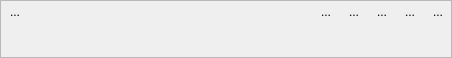
<?xml version="1.0" encoding="UTF-8"?>
<ui version="4.0">
 <class>CollapsibleWidget_UI</class>
 <widget class="QWidget" name="CollapsibleWidget_UI">
  <property name="geometry">
   <rect>
    <x>0</x>
    <y>0</y>
    <width>452</width>
    <height>58</height>
   </rect>
  </property>
  <layout class="QGridLayout" name="gridLayout">
   <property name="leftMargin">
    <number>0</number>
   </property>
   <property name="topMargin">
    <number>0</number>
   </property>
   <property name="rightMargin">
    <number>0</number>
   </property>
   <property name="bottomMargin">
    <number>0</number>
   </property>
   <item row="0" column="0">
    <widget class="QFrame" name="decoframe">
     <property name="autoFillBackground">
      <bool>true</bool>
     </property>
     <property name="frameShape">
      <enum>QFrame::StyledPanel</enum>
     </property>
     <property name="frameShadow">
      <enum>QFrame::Plain</enum>
     </property>
     <layout class="QGridLayout" name="gridLayout_2">
      <property name="leftMargin">
       <number>0</number>
      </property>
      <property name="topMargin">
       <number>0</number>
      </property>
      <property name="rightMargin">
       <number>0</number>
      </property>
      <property name="bottomMargin">
       <number>0</number>
      </property>
      <property name="verticalSpacing">
       <number>0</number>
      </property>
      <item row="0" column="0">
       <widget class="QFrame" name="frame">
        <property name="sizePolicy">
         <sizepolicy hsizetype="Preferred" vsizetype="Maximum">
          <horstretch>0</horstretch>
          <verstretch>0</verstretch>
         </sizepolicy>
        </property>
        <property name="frameShape">
         <enum>QFrame::NoFrame</enum>
        </property>
        <property name="frameShadow">
         <enum>QFrame::Plain</enum>
        </property>
        <layout class="QHBoxLayout" name="horizontalLayout">
         <property name="leftMargin">
          <number>2</number>
         </property>
         <property name="topMargin">
          <number>0</number>
         </property>
         <property name="rightMargin">
          <number>2</number>
         </property>
         <property name="bottomMargin">
          <number>0</number>
         </property>
         <item>
          <widget class="QToolButton" name="collapseButton">
           <property name="text">
            <string>...</string>
           </property>
           <property name="autoRaise">
            <bool>true</bool>
           </property>
           <property name="arrowType">
            <enum>Qt::NoArrow</enum>
           </property>
          </widget>
         </item>
         <item>
          <spacer name="horizontalSpacer">
           <property name="orientation">
            <enum>Qt::Horizontal</enum>
           </property>
           <property name="sizeHint" stdset="0">
            <size>
             <width>80</width>
             <height>20</height>
            </size>
           </property>
          </spacer>
         </item>
         <item>
          <widget class="QToolButton" name="enabledButton">
           <property name="maximumSize">
            <size>
             <width>22</width>
             <height>22</height>
            </size>
           </property>
           <property name="text">
            <string>...</string>
           </property>
           <property name="checkable">
            <bool>true</bool>
           </property>
           <property name="autoRaise">
            <bool>true</bool>
           </property>
          </widget>
         </item>
         <item>
          <widget class="QToolButton" name="menuButton">
           <property name="maximumSize">
            <size>
             <width>22</width>
             <height>22</height>
            </size>
           </property>
           <property name="text">
            <string>...</string>
           </property>
           <property name="popupMode">
            <enum>QToolButton::InstantPopup</enum>
           </property>
           <property name="autoRaise">
            <bool>true</bool>
           </property>
          </widget>
         </item>
         <item>
          <widget class="QToolButton" name="buttonUp">
           <property name="maximumSize">
            <size>
             <width>22</width>
             <height>22</height>
            </size>
           </property>
           <property name="text">
            <string>...</string>
           </property>
           <property name="autoRaise">
            <bool>true</bool>
           </property>
          </widget>
         </item>
         <item>
          <widget class="QToolButton" name="buttonDown">
           <property name="maximumSize">
            <size>
             <width>22</width>
             <height>22</height>
            </size>
           </property>
           <property name="text">
            <string>...</string>
           </property>
           <property name="autoRaise">
            <bool>true</bool>
           </property>
          </widget>
         </item>
         <item>
          <widget class="QToolButton" name="buttonDel">
           <property name="maximumSize">
            <size>
             <width>22</width>
             <height>22</height>
            </size>
           </property>
           <property name="text">
            <string>...</string>
           </property>
           <property name="autoRaise">
            <bool>true</bool>
           </property>
          </widget>
         </item>
        </layout>
       </widget>
      </item>
      <item row="1" column="0">
       <widget class="QFrame" name="widgetFrame">
        <property name="frameShape">
         <enum>QFrame::NoFrame</enum>
        </property>
        <property name="frameShadow">
         <enum>QFrame::Plain</enum>
        </property>
       </widget>
      </item>
     </layout>
    </widget>
   </item>
  </layout>
 </widget>
 <resources/>
 <connections/>
</ui>
